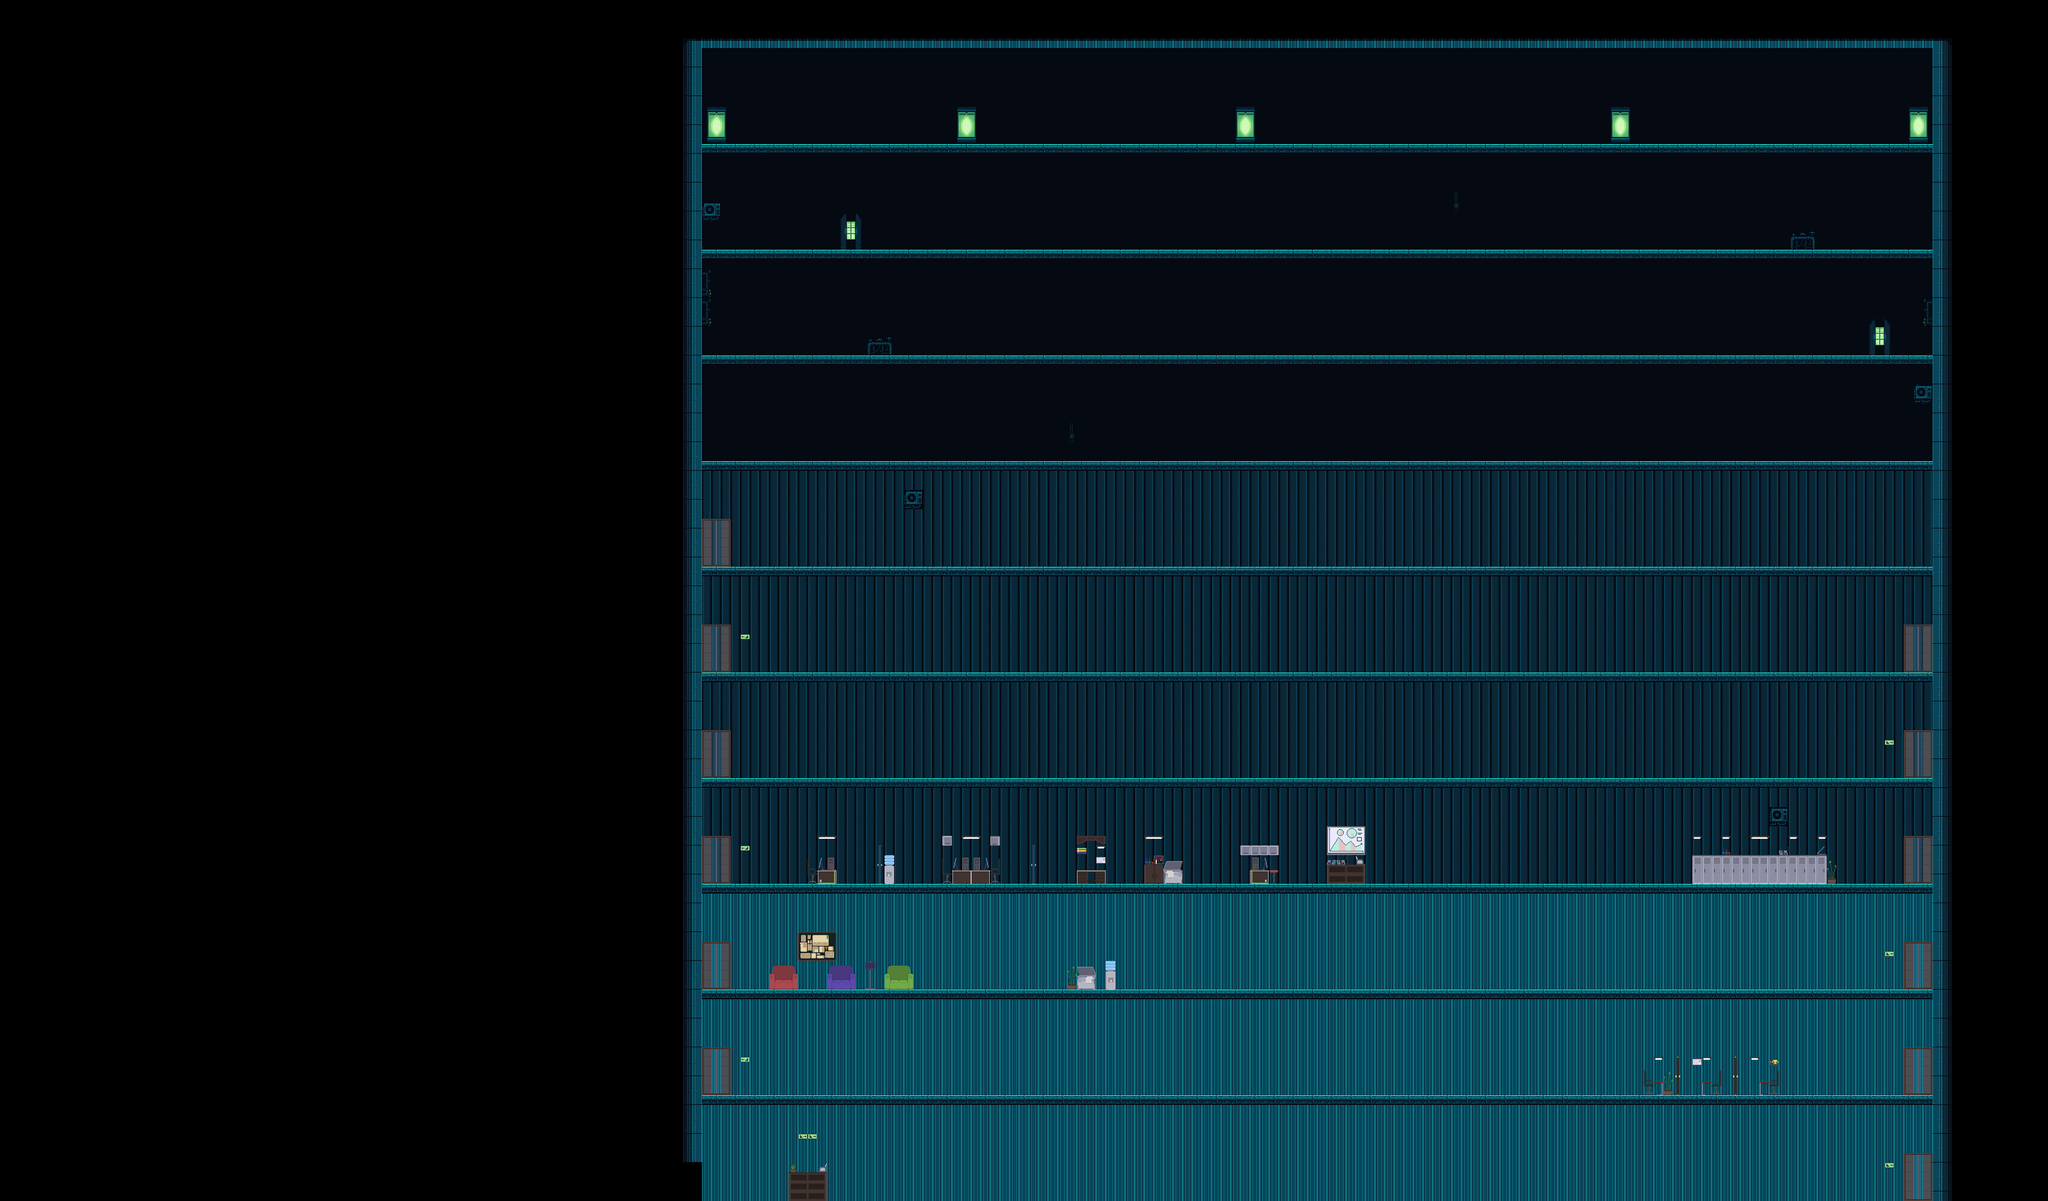

Tiled map render using the project's own tile images. Description and the map definition, with tile-layer contents summarised, below:
An orthogonal 213x125 tile map with 16x16 px tiles, 3 tile layers (Background, Collision, Decorations), 2 tilesets.

<map version="1.2" tiledversion="1.2.1" orientation="orthogonal" renderorder="right-down" width="213" height="125" tilewidth="16" tileheight="16" infinite="0" nextlayerid="4" nextobjectid="1">
 <tileset firstgid="1" name="BuildingTileset" tilewidth="16" tileheight="16" tilecount="384" columns="24">
  <image source="assets/tileset.png" trans="fae8c2" width="384" height="256" />
 </tileset>
 <tileset firstgid="385" name="Office_furniture_set" tilewidth="16" tileheight="16" tilecount="224" columns="32">
  <image source="assets/Office_furniture_set.png" trans="fae8c2" width="512" height="112" />
 </tileset>
 <layer id="1" name="Background" width="213" height="125">
  <data>[26625 cells, 15360 non-empty, 8 distinct tile ids]</data>
 </layer>
 <layer id="2" name="Collision" width="213" height="125">
  <data>[26625 cells, 1884 non-empty, 19 distinct tile ids]</data>
 </layer>
 <layer id="3" name="Decorations" width="213" height="125">
  <data>[26625 cells, 571 non-empty, 226 distinct tile ids]</data>
 </layer>
</map>
